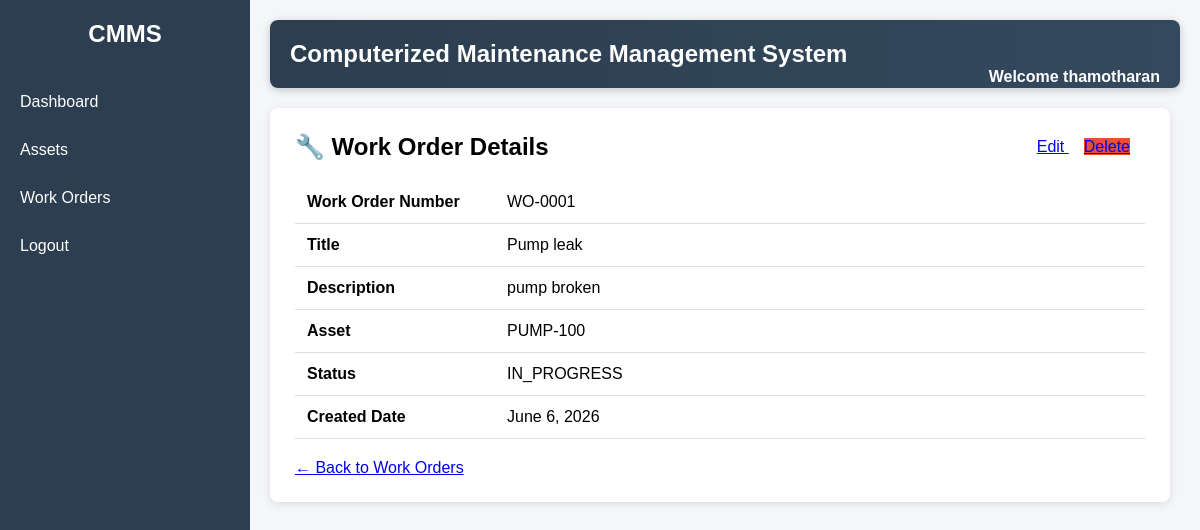
The page /workorders/1/ (signed in) on the database its author committed.
### workorders/models.py (models this page shows, shortened)
class WorkOrder(models.Model):
    STATUS_CHOICES = [
        ('OPEN', 'Open'),
        ('IN_PROGRESS', 'In Progress'),
        ('COMPLETED', 'Completed'),
    ]
    work_order_number = models.CharField(
        max_length=20,
        unique=True,
        blank=True
    )
    title = models.CharField(
        max_length=200
    )
    description = models.TextField()
    asset = models.ForeignKey(
        Asset,
        on_delete=models.CASCADE
    )
    status = models.CharField(
        max_length=20,
        choices=STATUS_CHOICES,
        default='OPEN'
    )
    created_date = models.DateField(
        auto_now_add=True
    )

### assets/models.py (models this page shows, shortened)
class Asset(models.Model):
    STATUS_CHOICES = [
        ('ACTIVE', 'Active'),
        ('INACTIVE', 'Inactive'),
        ('UNDER_MAINTENANCE', 'Under Maintenance'),
    ]
    CRITICALITY_CHOICES = [
        ('LOW', 'Low'),
        ('MEDIUM', 'Medium'),
        ('HIGH', 'High'),
    ]
    asset_code = models.CharField(max_length=50, unique=True)
    name = models.CharField(max_length=200)
    installation_date = models.DateField()
    status = models.CharField(
        max_length=20,
        choices=STATUS_CHOICES,
        default='ACTIVE'
    )
    criticality = models.CharField(
        max_length=10,
        choices=CRITICALITY_CHOICES,
        default='MEDIUM'
    )
    created_at = models.DateTimeField(auto_now_add=True)
    updated_at = models.DateTimeField(auto_now=True)

### workorders/views.py (the view)
# urls.py: path('<int:id>/',work_order_detail,name='work_order_detail'),
@login_required
def work_order_detail(request, id):
    work_order = get_work_order_by_id(id)
    return render(
        request,
        'workorders/work_order_detail.html',
        {
            'work_order': work_order
        }
    )

### workorders/services.py (called while the page is built)
def get_work_order_by_id(id):
    return WorkOrder.objects.get(id=id)

### templates/workorders/work_order_detail.html
{% extends 'base.html' %}
{% block content %}
<div class="page-card">
    <div style="display:flex;justify-content:space-between;align-items:center;margin-bottom:20px;">
        <h2>🔧 Work Order Details</h2>
        <div class="action-links">
            <a href="{% url 'work_order_edit' work_order.id %}" class="btn">
                Edit
            </a>
            <a href="{% url 'work_order_delete' work_order.id %}" class="danger-btn">
                Delete
            </a>
        </div>
    </div>
    <table class="detail-table">
        <tr>
            <td class="detail-label">Work Order Number</td>
            <td>{{ work_order.work_order_number }}</td>
        </tr>
        <tr>
            <td class="detail-label">Title</td>
            <td>{{ work_order.title }}</td>
        </tr>
        <tr>
            <td class="detail-label">Description</td>
            <td>{{ work_order.description }}</td>
        </tr>
        <tr>
            <td class="detail-label">Asset</td>
            <td>
                {{ work_order.asset.asset_code }}
            </td>
        </tr>
        <tr>
            <td class="detail-label">Status</td>
            <td>{{ work_order.status }}</td>
        </tr>
        <tr>
            <td class="detail-label">Created Date</td>
            <td>{{ work_order.created_date }}</td>
        </tr>
    </table>
    <div style="margin-top:20px;">
        <a href="{% url 'work_order_list' %}" class="btn">
            ← Back to Work Orders
        </a>
    </div>
</div>
{% endblock %}

### templates/base.html (shortened to what this page needs)
{% load static %}
<!DOCTYPE html>
<html>
<head>
        <link rel="stylesheet"
          href="{% static 'css/style.css' %}">
</head>
<body>
<div class="layout">
    <div class="sidebar">
        <h2>CMMS</h2>
        <a href="{% url 'dashboard' %}"
        class="{% if current_page == 'dashboard' %}active-link{% endif %}">
            Dashboard
        </a>
        <a href="{% url 'asset_list' %}"
        class="{% if current_page == 'assets' %}active-link{% endif %}">
            Assets
        </a>
        <a href="{% url 'work_order_list' %}"
        class="{% if current_page == 'workorders' %}active-link{% endif %}">
            Work Orders
        </a>
        <a href="/logout/">
            Logout
        </a>
    </div>
    <div class="content">
        <div class="topbar">
            <h2>
                Computerized Maintenance Management System
            </h2>
            <span class="welcome">
                Welcome
                {{ request.user.username }}
            </span>
        </div>
        {% block content %}
        {% endblock %}
    </div>
</div>
</body>
</html>

### static/css/style.css (style rules this page uses)
* { margin: 0; padding: 0; box-sizing: border-box; }
body { font-family: Arial, sans-serif; background-color: #f4f6f9; }
.layout { display: flex; min-height: 100vh; }
.sidebar { width: 250px; background-color: #2c3e50; color: white; padding-top: 20px; }
.sidebar h2 { text-align: center; margin-bottom: 30px; }
.sidebar a { display: block; color: white; text-decoration: none; padding: 15px 20px; }
.content { flex: 1; padding: 20px; }
.topbar { background: linear-gradient( 90deg, #2c3e50, #34495e ); color: white; padding: 20px; margin-bottom: 20px; border-radius: 8px; box-shadow: 0 2px 8px rgba(0,0,0,0.2); }
.topbar h2 { margin: 0; }
.welcome { float: right; font-weight: bold; }
table { width: 100%; border-collapse: collapse; background-color: white; }
td { padding: 10px; border-bottom: 1px solid #ddd; }
.page-card { background-color: white; padding: 25px; border-radius: 8px; box-shadow: 0 2px 8px rgba(0,0,0,0.1); max-width: 900px; }
.detail-table { width: 100%; border-collapse: collapse; }
.detail-table td { padding: 12px; }
.detail-label { font-weight: bold; width: 200px; }
.danger-btn { background-color: #e74c3c; }
.action-links a { margin-right: 15px; }

### rows shown on the page
WorkOrder: work_order_number "WO-0001", title "Pump leak", description "pump broken", asset.asset_code "PUMP-100", status "IN_PROGRESS", created_date "June 6, 2026"

### other values the page prints
{{ request.user.username }} "thamotharan"
